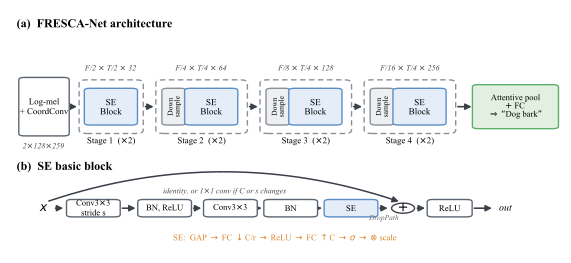

Write Python code to recreate this figure.
"""
Simple, clean FRESCA-Net architecture diagram in the style of a staged backbone
figure: an input embedding, four dashed stage blocks (each = downsampling + SE
block, repeated twice) with tensor-shape annotations on top, a pooling/head, and
a separate compact panel for the SE basic block. Minimal colour, thin borders,
no connector clutter between panels.
"""
import matplotlib
matplotlib.use("Agg")
import matplotlib.pyplot as plt
from matplotlib.patches import FancyBboxPatch, FancyArrowPatch

plt.rcParams.update({
    "font.family": "serif",
    "font.serif": ["Times New Roman", "DejaVu Serif"],
    "font.size": 7.4,
})

WHITE = ("#FFFFFF", "#5B6570")     # plain box
BLK = ("#E5EEF8", "#5B8DC8")       # SE block (light blue accent)
DOWN = ("#EEEFF2", "#8A8F98")      # downsampling
HEAD = ("#E3F0E1", "#5AAE6A")      # pooling / output (light green)

fig, ax = plt.subplots(figsize=(7.1, 3.15), dpi=300)
ax.set_xlim(0, 100)
ax.set_ylim(0, 100)
ax.axis("off")


def box(cx, cy, w, h, text, col, fs=6.6, rot=0, lw=1.0):
    ax.add_patch(FancyBboxPatch((cx - w / 2, cy - h / 2), w, h,
                 boxstyle="round,pad=0.1,rounding_size=1.0",
                 fc=col[0], ec=col[1], lw=lw, zorder=3))
    ax.text(cx, cy, text, ha="center", va="center", fontsize=fs,
            rotation=rot, linespacing=1.1, zorder=4)


def dbox(x0, x1, y0, y1):
    ax.add_patch(FancyBboxPatch((x0, y0), x1 - x0, y1 - y0,
                 boxstyle="round,pad=0.1,rounding_size=1.4",
                 fc="none", ec="#8A8F98", lw=1.0, ls=(0, (4, 2.5)), zorder=1))


def arr(x1, y1, x2, y2, rad=0.0, lw=1.15, color="#3B4048"):
    ax.add_patch(FancyArrowPatch((x1, y1), (x2, y2), arrowstyle="-|>",
                 mutation_scale=9, lw=lw, color=color,
                 connectionstyle=f"arc3,rad={rad}", zorder=2))


# ===================== (a) architecture =====================
ax.text(1.0, 94, "(a)  FRESCA-Net architecture", ha="left", va="center",
        fontsize=8.7, fontweight="bold")

ya = 60          # block centre line
hb = 15          # block height

# input embedding
box(6.0, ya, 9.0, 24, "Log-mel\n+ CoordConv", WHITE, fs=6.4)
ax.text(6.0, ya - 15, "2$\\times$128$\\times$259", ha="center", va="top",
        fontsize=5.8, style="italic", color="#444")

# stage definitions: (container x0, x1, has_downsample, block_cx, shape, C)
stages = [
    (12.5, 24.0, False, 18.2, "F/2 $\\times$ T/2 $\\times$ 32"),
    (26.5, 43.0, True, 36.5, "F/4 $\\times$ T/4 $\\times$ 64"),
    (45.5, 62.0, True, 55.5, "F/8 $\\times$ T/4 $\\times$ 128"),
    (64.5, 81.0, True, 74.5, "F/16 $\\times$ T/4 $\\times$ 256"),
]
arr(10.6, ya, 12.5, ya)
for i, (x0, x1, down, bcx, shape) in enumerate(stages, 1):
    dbox(x0, x1, ya - 11, ya + 11)
    if down:
        dcx = x0 + 3.2
        box(dcx, ya, 4.2, hb, "Down\nsample", DOWN, fs=5.4, rot=90)
        box(bcx, ya, 9.5, hb, "SE\nBlock", BLK, fs=6.6)
        arr(dcx + 2.1, ya, bcx - 4.75, ya)
    else:
        box(bcx, ya, 9.5, hb, "SE\nBlock", BLK, fs=6.6)
    ax.text((x0 + x1) / 2, ya + 15.5, shape, ha="center", va="center",
            fontsize=5.8, style="italic", color="#444")
    ax.text((x0 + x1) / 2, ya - 12.6, "Stage %d  ($\\times$2)" % i, ha="center",
            va="top", fontsize=6.4)
    if i < 4:
        arr(x1, ya, stages[i][0] if i < 4 else x1, ya)  # into next container

# arrow from stage4 into head
arr(81.0, ya, 84.5, ya)
box(92.0, ya, 15.5, 18, "Attentive pool\n$+$ FC\n$\\Rightarrow$ “Dog bark”",
    HEAD, fs=6.2)

# ===================== (b) SE basic block =====================
ax.text(1.0, 35, "(b)  SE basic block", ha="left", va="center",
        fontsize=8.7, fontweight="bold")

by = 18
chain = [(15, ["Conv3$\\times$3", "stride s"]), (28, ["BN, ReLU"]),
         (40, ["Conv3$\\times$3"]), (51, ["BN"]), (62, ["SE"])]
ax.text(6.0, by, "$x$", ha="center", va="center", fontsize=9)
arr(7.6, by, 15 - 5.0, by)
for j, (cx, lines) in enumerate(chain):
    col = BLK if lines == ["SE"] else WHITE
    box(cx, by, 9.6, 7.0, "\n".join(lines), col, fs=6.2)
    if j > 0:
        arr(chain[j - 1][0] + 4.8, by, cx - 4.8, by)
# sum + relu + out
xsum = 71.5
arr(62 + 4.8, by, xsum - 2.3, by)
ax.text((62 + 4.8 + xsum - 2.3) / 2, by - 2.7, "DropPath", ha="center", va="top",
        fontsize=5.4, style="italic", color="#666")
ax.add_patch(plt.Circle((xsum, by), 2.1, fc="white", ec="#3B4048", lw=1.0, zorder=4))
ax.text(xsum, by, "$+$", ha="center", va="center", fontsize=9.5, zorder=5)
box(xsum + 8.5, by, 8.0, 7.0, "ReLU", WHITE, fs=6.4)
arr(xsum + 2.1, by, xsum + 8.5 - 4.0, by)
arr(xsum + 8.5 + 4.0, by, xsum + 8.5 + 4.0 + 4.2, by)
ax.text(xsum + 8.5 + 4.0 + 5.0, by, "out", ha="left", va="center",
        fontsize=7.2, style="italic")
# clean identity skip arc (flat, well clear of the title)
arr(6.4, by + 2.6, xsum - 0.3, by + 2.4, rad=-0.17, lw=1.1)
ax.text((6.4 + xsum) / 2, by + 6.7, "identity, or 1$\\times$1 conv if C or s changes",
        ha="center", va="center", fontsize=5.7, style="italic", color="#444")
# SE expansion as one simple line
ax.text(50, by - 12.5,
        "SE:  GAP $\\rightarrow$ FC $\\downarrow$C/r $\\rightarrow$ ReLU "
        "$\\rightarrow$ FC $\\uparrow$C $\\rightarrow$ $\\sigma$ $\\rightarrow$ $\\otimes$ scale",
        ha="center", va="center", fontsize=6.2, color="#D9822B")

fig.savefig("fig_arch.pdf", bbox_inches="tight")
print("wrote fig_arch.pdf")
